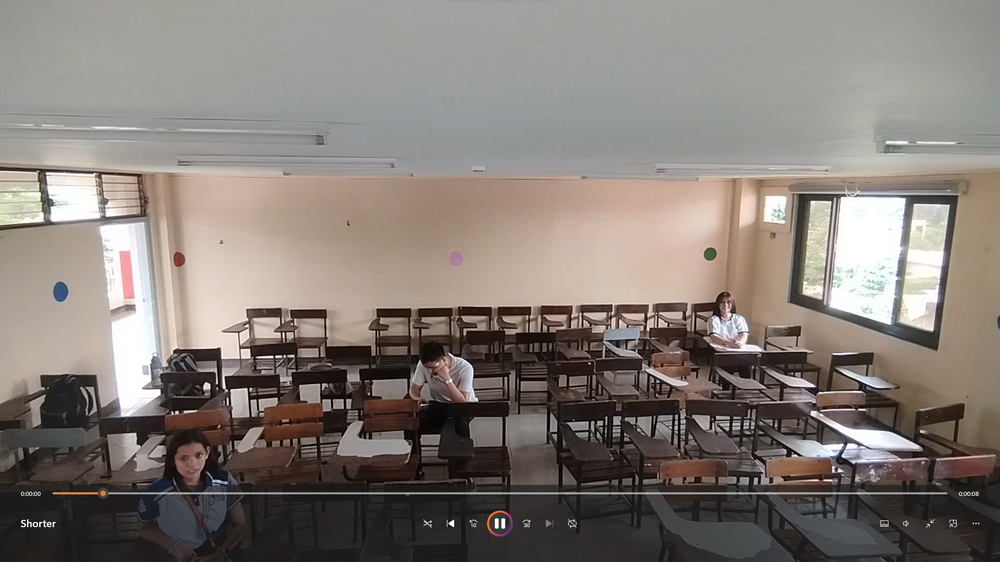
#> input picture RESOURCES/Examination Sample Images/TEMPLATE.png, 1000 x 562 px, shrunk from 1920 x 1080 before the run, found by its file name
$ python gradient_circle.py
#> lines starting #> are read from the running program, lines starting #| are printed output that depends on the picture
#> further down, background_img is the input picture: shape (562, 1000, 3); mean B, G, R 118.6, 124.3, 132.3
import cv2
import numpy as np

def create_gradient_circle(radius, color):
#> called with radius = 100, color = (0, 255, 0)
    gradient_circle = np.zeros((radius*2, radius*2, 4), dtype=np.uint8)

    # Create gradient from center (fully opaque) to edges (fully transparent)
    for y in range(radius*2):
        for x in range(radius*2):
            distance = np.sqrt((x - radius) ** 2 + (y - radius) ** 2)
            if distance < radius:
                alpha = 255 - int(255 * (distance / radius))
                gradient_circle[y, x] = [color[0], color[1], color[2], alpha]

    return gradient_circle

def overlay_image_alpha(img, img_overlay, pos, alpha_mask):
#> called with pos = (50, 50)
    x, y = pos

    # Image ranges
    y1, y2 = max(0, y), min(img.shape[0], y + img_overlay.shape[0])
#> y1 = 50; y2 = 250
    x1, x2 = max(0, x), min(img.shape[1], x + img_overlay.shape[1])
#> x1 = 50; x2 = 250

    # Overlay ranges
    y1o, y2o = max(0, -y), min(img_overlay.shape[0], img.shape[0] - y)
#> y1o = 0; y2o = 200
    x1o, x2o = max(0, -x), min(img_overlay.shape[1], img.shape[1] - x)
#> x1o = 0; x2o = 200

    # Exit if no overlap
    if y1 >= y2 or x1 >= x2 or y1o >= y2o or x1o >= x2o:
        return

    # Blend overlay within the determined ranges
    img_overlay_crop = img_overlay[y1o:y2o, x1o:x2o]
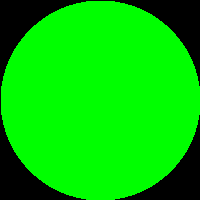
#> img_overlay_crop: shape (200, 200, 4); mean of channels 0, 1, 2, 3 0, 200.2, 0, 67.1; drawn as B, G, R
    alpha = alpha_mask[y1o:y2o, x1o:x2o, 3] / 255.0
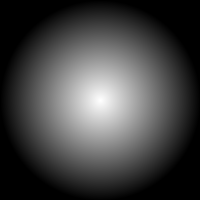
#> alpha: shape (200, 200) float64; min 0, max 1, mean 0.263
    alpha_inv = 1.0 - alpha
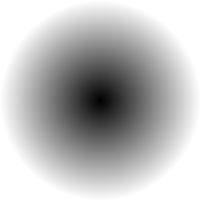
#> alpha_inv: shape (200, 200) float64; min 0, max 1, mean 0.737

    for c in range(0, 3):
        img[y1:y2, x1:x2, c] = (alpha * img_overlay_crop[:, :, c] +
                                alpha_inv * img[y1:y2, x1:x2, c])
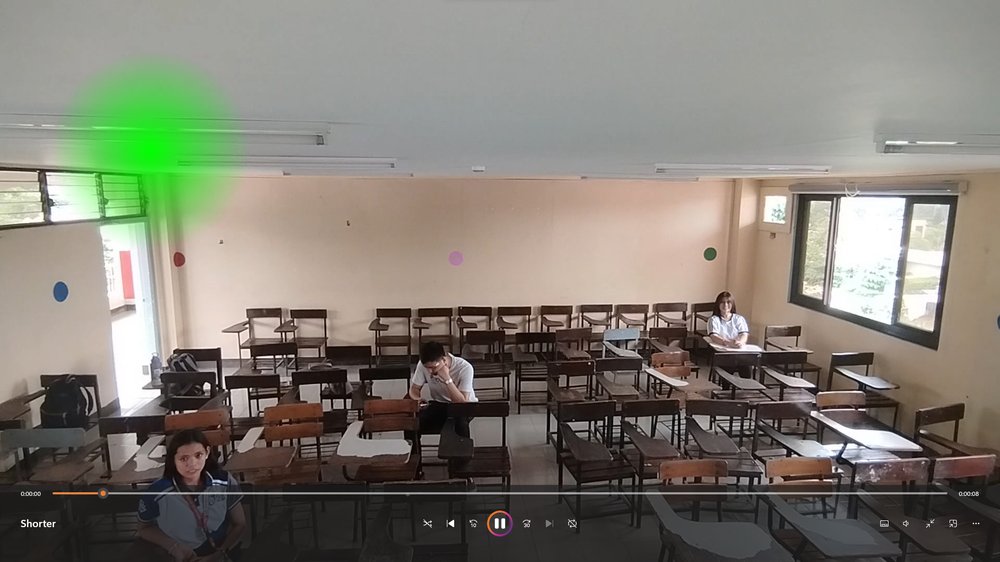
#> img: shape (562, 1000, 4); mean B, G, R, A 115.7, 126.1, 129.2, 255

# Example usage
background_img = cv2.imread(r"C:\Users\Bennett\Documents\WORKING_THESIS\RESOURCES\Examination Sample Images\TEMPLATE.png")
radius = 100
color = (0, 255, 0)  # Green color
gradient_circle = create_gradient_circle(radius, color)

# Convert the background to RGBA (if it's not already)
background_img = cv2.cvtColor(background_img, cv2.COLOR_BGR2BGRA)

# Overlay the gradient circle onto the background image
overlay_image_alpha(background_img, gradient_circle, (50, 50), gradient_circle)

# Save or display the result
cv2.imwrite('result.png', background_img)
cv2.imshow('Gradient Circle', background_img)
cv2.waitKey(0)
cv2.destroyAllWindows()

$ run again, with RESOURCES/Examination Sample Images/CLASSROOM.png copied over RESOURCES/Examination Sample Images/TEMPLATE.png
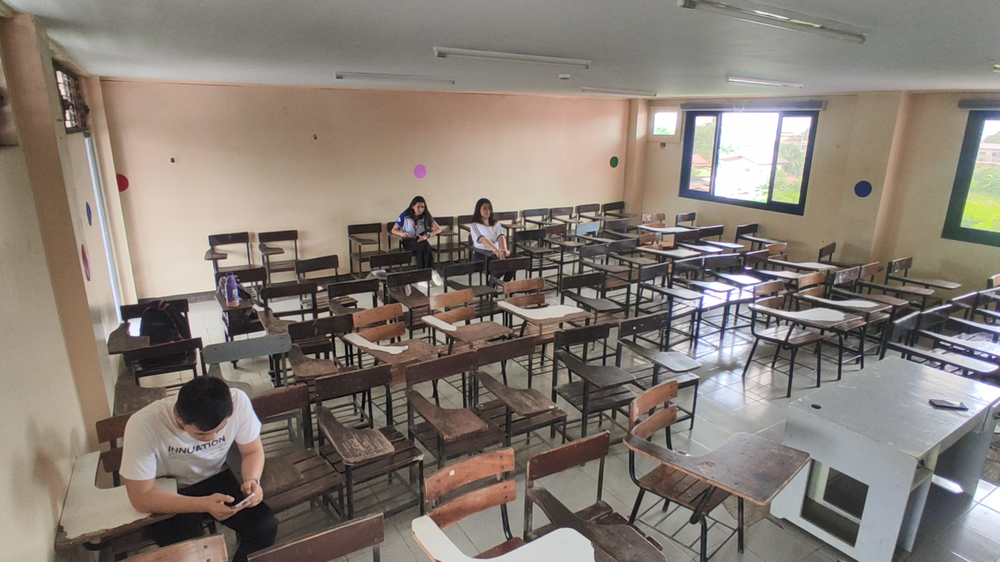
#> input picture RESOURCES/Examination Sample Images/CLASSROOM.png, 1000 x 562 px, shrunk from 1920 x 1080 before the run, found by its file name
#> background_img is the input picture: shape (562, 1000, 3); mean B, G, R 117, 125.3, 134.8
#> background_img: shape (562, 1000, 4)
#> after the loop in overlay_image_alpha, `for c in range(0, 3):`:
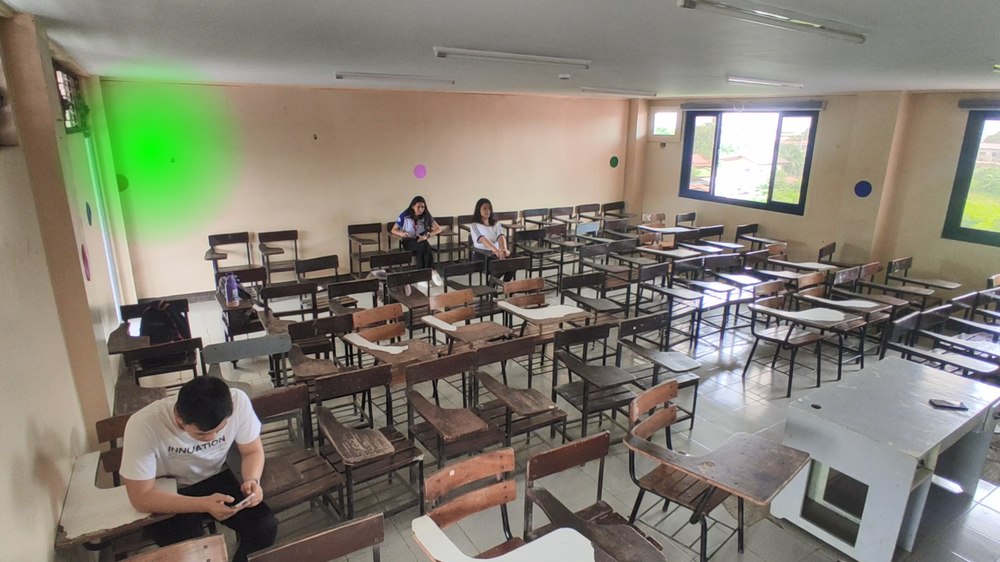
#> img: shape (562, 1000, 4); mean B, G, R, A 114.1, 127, 131.3, 255

$ run again, with RESOURCES/Examination Sample Images/1.jpg saved as RESOURCES/Examination Sample Images/TEMPLATE.png
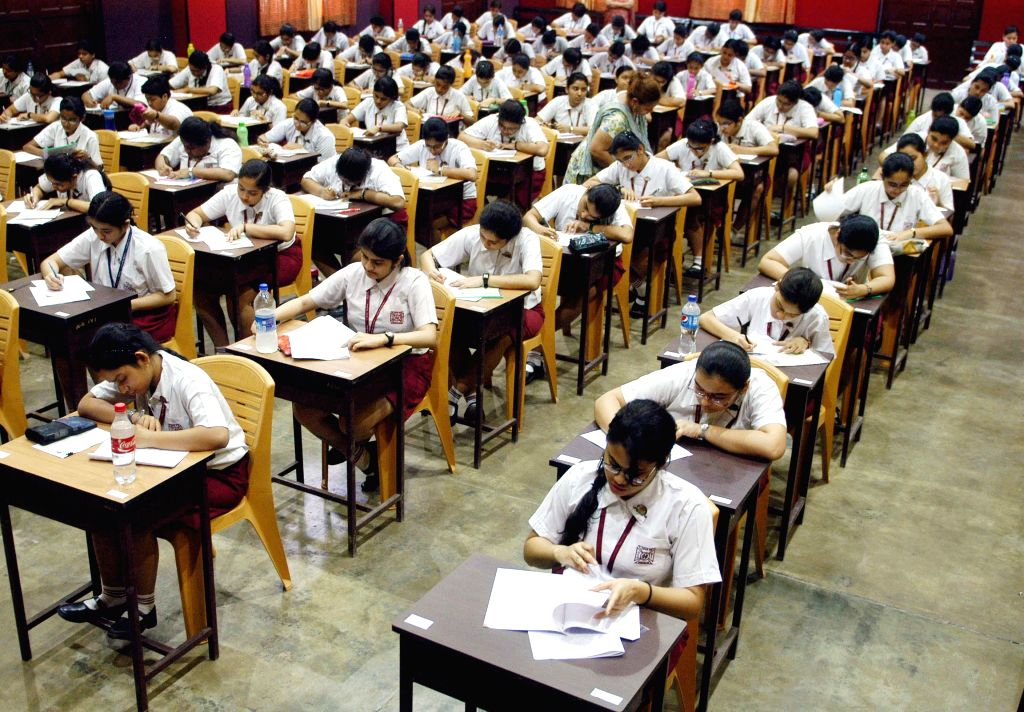
#> input picture RESOURCES/Examination Sample Images/1.jpg, 1024 x 712 px, found by its file name
#> background_img is the input picture: shape (712, 1024, 3); mean B, G, R 98.2, 115.1, 128.1
#> background_img: shape (712, 1024, 4)
#> after the loop in overlay_image_alpha, `for c in range(0, 3):`:
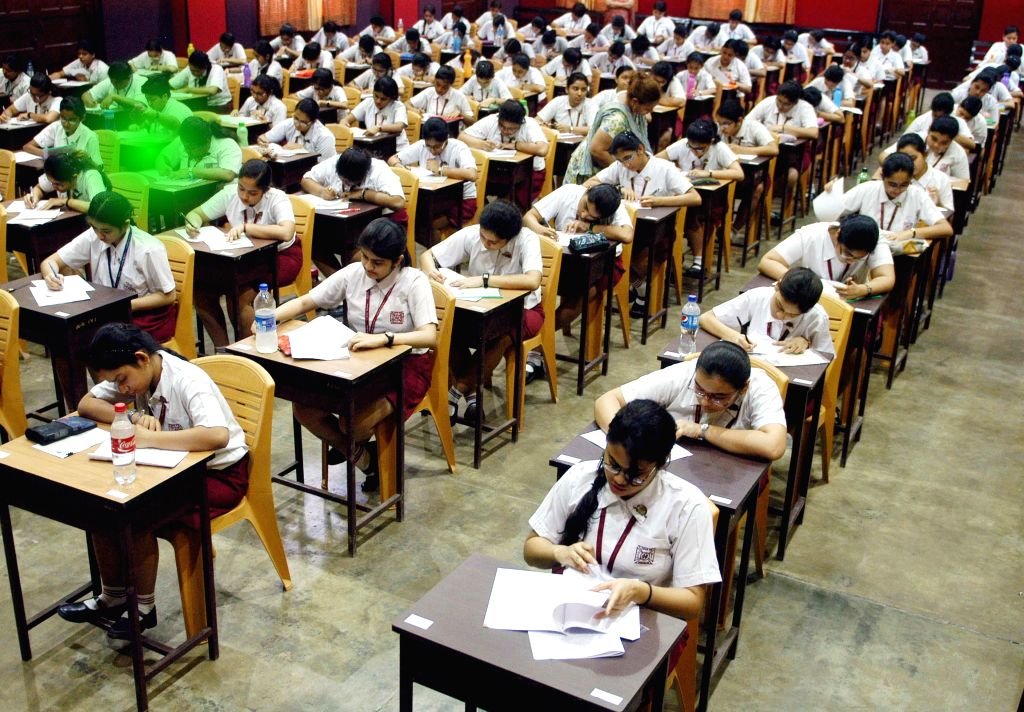
#> img: shape (712, 1024, 4); mean B, G, R, A 96.8, 117.2, 126.3, 255
